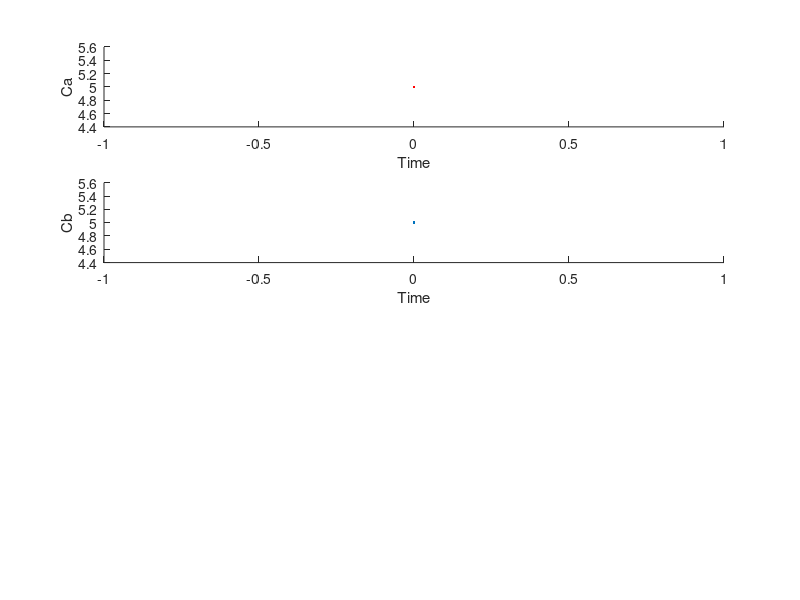

This chart was generated by the following MATLAB code: (Note: this script raises an error after producing the figure.)
% Euler Tutorial 9 script
t0 = 0;
tmax = 0.05;
h = 0.01;
iter  = 1;
itermax = 100;
xiter = zeros(2,itermax);
fxiter = zeros(2,itermax);
titer = zeros(1,itermax);
t = t0;
xiter(:,iter) = [5;5];
figure
while t<=tmax
    subplot(4,1,1)
    xlabel('Time');
    ylabel('Ca');
    hold on
    plot(t,xiter(1,iter),'Marker','.','MarkerSize',6,'Color','r');
    drawnow
    subplot(4,1,2)
    xlabel('Time');
    ylabel('Cb');
    hold on
    plot(t,xiter(2,iter),'Marker','.','MarkerSize',6);
    drawnow
    fx = EulerTutorial9(xiter(:,iter));
    xiter(:,iter+1) = xiter(:,iter) + h*fx;    
    subplot(4,1,3)
    xlabel('Time');
    ylabel('dCa/dt');
    hold on
    plot(t,fx(1),'Marker','.','MarkerSize',6,'Color','r');
    subplot(4,1,4)
    xlabel('Time');
    ylabel('dCb/dt');
    hold on
    plot(t,fx(2),'Marker','.','MarkerSize',6);
    titer(iter+1) = titer(iter)+h;
    t = titer(iter+1);    
    iter = iter+1;
end

figure
opts = odeset('RelTol',1e0);
[tout,yout] = ode23(@Tutorial9ode,[t0,tmax],xiter(:,1),opts);
subplot(2,1,1);
xlabel('Time');
ylabel('Ca');
plot(tout,yout(:,1),'Marker','.','MarkerSize',6);
subplot(2,1,2);
xlabel('Time');
ylabel('Cb');
plot(tout,yout(:,2),'Marker','.','MarkerSize',6);